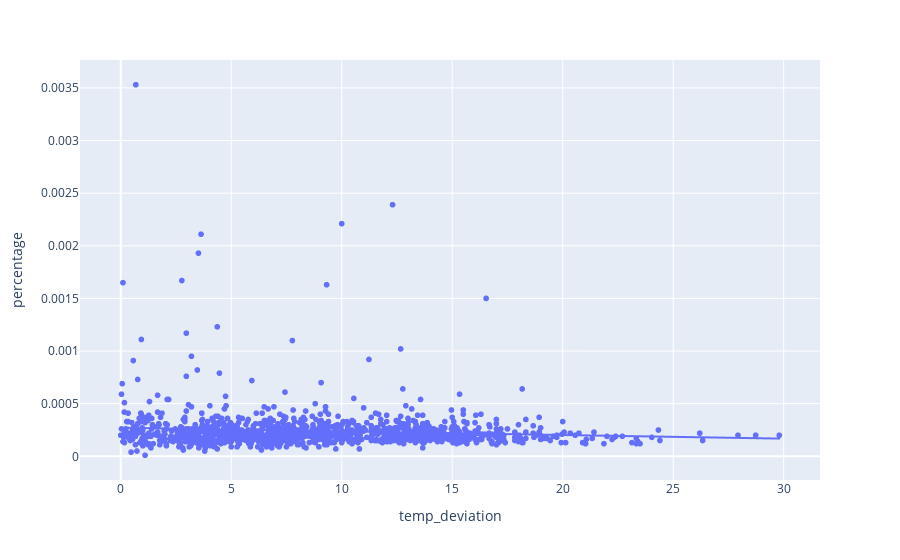

This figure's notebook cell:
### Code cell
import pandas as pd
import plotly.express as px
import numpy as np
from scipy.stats import pearsonr, spearmanr
import statsmodels.api as sm

# Load and merge data (as previously shown)
# Load data
df_abundance = pd.read_csv('data/species_abundance_filt.csv')
df_to_subset = pd.read_csv('data/organism_data_to_subset.csv')

# Merge data
merged_data = pd.merge(df_to_subset, df_abundance, left_on='Species of interest', right_on='name', how='inner')

# Define target species
target_species = merged_data[merged_data['Species of interest'] == "Deltaproteobacteria bacterium"]

# Drop rows with missing values
target_species = target_species.dropna(subset=['soilTemp', 'temperature_preference', 'percentage'])
# Calculate temperature deviation
target_species['temp_deviation'] = abs(target_species['soilTemp'] - target_species['temperature_preference'])

# Pearson Correlation Coefficient
pearson_corr, pearson_p_value = pearsonr(target_species['temp_deviation'], target_species['percentage'])
print(f"Pearson Correlation: {pearson_corr}, p-value: {pearson_p_value}")

# Spearman Rank Correlation Coefficient
spearman_corr, spearman_p_value = spearmanr(target_species['temp_deviation'], target_species['percentage'])
print(f"Spearman Correlation: {spearman_corr}, p-value: {spearman_p_value}")

# Linear Regression
X = target_species['temp_deviation']
y = target_species['percentage']
X = sm.add_constant(X)  # Add intercept
model = sm.OLS(y, X).fit()
print(model.summary())

# Plot regression line
fig = px.scatter(target_species, x='temp_deviation', y='percentage', trendline='ols')
fig.show()

### Figure 1 — Plotly figure (JSON) as saved in the notebook; plotly's stock layout.template omitted (floating-point values rounded to 4 significant figures; data arrays with more than 128 entries replaced by an {"elided": "..."} marker saying what was removed)
{"data": [{"hovertemplate": "temp_deviation=%{x}<br>percentage=%{y}<extra></extra>", "legendgroup": "", "marker": {"color": "#636efa", "symbol": "circle"}, "mode": "markers", "name": "", "showlegend": false, "type": "scattergl", "x": {"elided": "1309 float values"}, "xaxis": "x", "y": {"elided": "1309 float values"}, "yaxis": "y"}, {"hovertemplate": "<b>OLS trendline</b><br>percentage = -3.47482e-06 * temp_deviation + 0.000271875<br>R<sup>2</sup>=0.008916<br><br>temp_deviation=%{x}<br>percentage=%{y} <b>(trend)</b><extra></extra>", "legendgroup": "", "marker": {"color": "#636efa", "symbol": "circle"}, "mode": "lines", "name": "", "showlegend": false, "type": "scattergl", "x": {"elided": "1309 float values"}, "xaxis": "x", "y": {"elided": "1309 float values"}, "yaxis": "y"}], "layout": {"legend": {"tracegroupgap": 0}, "margin": {"t": 60}, "xaxis": {"anchor": "y", "domain": [0, 1], "title": {"text": "temp_deviation"}}, "yaxis": {"anchor": "x", "domain": [0, 1], "title": {"text": "percentage"}}}}
